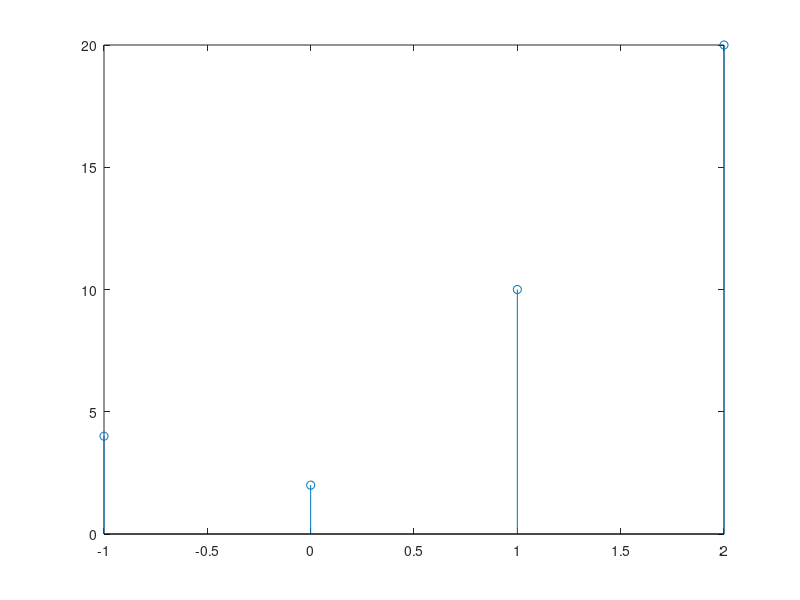

The MATLAB script that drew this image:
t = 0:1:1
t2 = -1:1:2
ff = t2(length(t2))
x = length(t2)
y = t2(1)
a = [4,2]
b = [1,2,4,-1]

a = [zeros(1, t(1)- t2(1)) a]
a = [a zeros(1, abs(length(t2) - length(t)) -1)]

cconv = ifft(fft(a).* fft(b) )
stem(t2, cconv)
